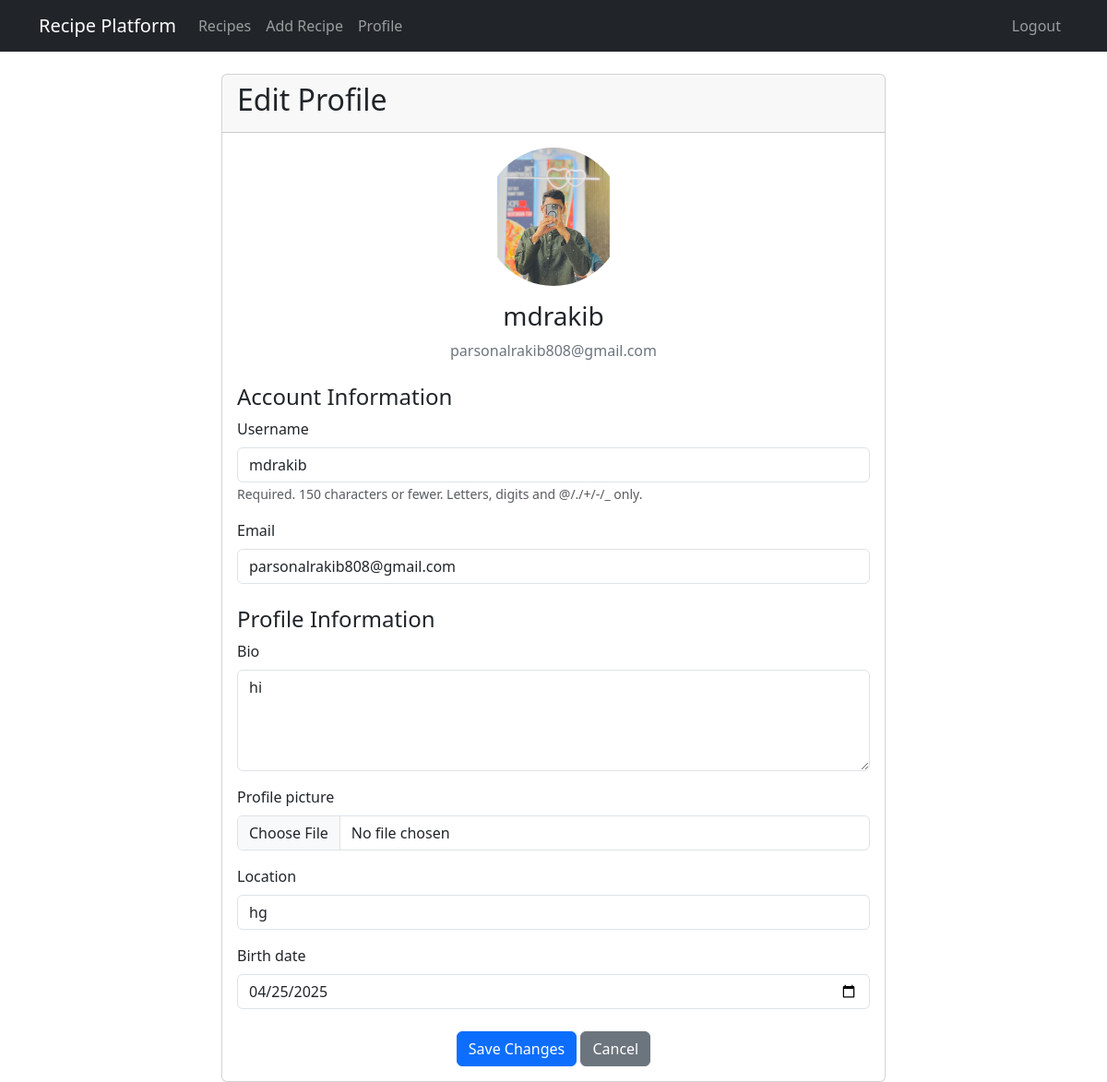
Screenshot of /accounts/profile/edit/ (signed in) with the database file from the repository.
### accounts/models.py (models this page shows, shortened)
class Profile(models.Model):
    user = models.OneToOneField(User, on_delete=models.CASCADE)
    bio = models.TextField(max_length=500, blank=True)
    profile_picture = models.ImageField(upload_to='profile_pics/', blank=True)
    location = models.CharField(max_length=100, blank=True)
    birth_date = models.DateField(null=True, blank=True)
    website = models.URLField(max_length=200, blank=True)
    favorite_recipes = models.ManyToManyField(Recipe, blank=True,
                                              related_name='favorited_by_profiles')  # Changed related_name
    date_joined = models.DateTimeField(auto_now_add=True)

### accounts/views.py (the view)
# urls.py: path('profile/edit/', views.edit_profile, name='edit_profile'),
@login_required
def edit_profile(request):
    if request.method == 'POST':
        u_form = UserUpdateForm(request.POST, instance=request.user)
        p_form = ProfileUpdateForm(request.POST, request.FILES, instance=request.user.profile)
        if u_form.is_valid() and p_form.is_valid():
            u_form.save()
            p_form.save()
            messages.success(request, 'Your profile has been updated!')
            return redirect('profile')
    else:
        u_form = UserUpdateForm(instance=request.user)
        p_form = ProfileUpdateForm(instance=request.user.profile)
    context = {
        'u_form': u_form,
        'p_form': p_form
    }
    return render(request, 'accounts/edit_profile.html', context)

### accounts/forms.py
class UserUpdateForm(forms.ModelForm):
    email = forms.EmailField()
    class Meta:
        model = User
        fields = ['username', 'email']
    def __init__(self, *args, **kwargs):
        super().__init__(*args, **kwargs)
        for field in self.fields.values():
            field.widget.attrs.update({'class': 'form-control'})

class ProfileUpdateForm(forms.ModelForm):
    class Meta:
        model = Profile
        fields = ['bio', 'profile_picture', 'location', 'birth_date']
        widgets = {
            'bio': forms.Textarea(attrs={'class': 'form-control', 'rows': 4}),
            'location': forms.TextInput(attrs={'class': 'form-control'}),
            'birth_date': forms.DateInput(attrs={'class': 'form-control', 'type': 'date'}),
            'profile_picture': forms.FileInput(attrs={'class': 'form-control'})
        }

### accounts/templates/accounts/edit_profile.html (shortened to what this page needs)
{% extends 'recipes/base.html' %}
{% block content %}
<div class="container mt-4">
    <div class="row">
        <div class="col-md-8 offset-md-2">
            <div class="card">
                <div class="card-header">
                    <h2>Edit Profile</h2>
                </div>
                <div class="card-body">
                    <div class="mb-4">
                        <div class="text-center mb-3">
                            {% if user.profile.profile_picture %}
                                <img class="rounded-circle" style="width: 150px; height: 150px; object-fit: cover;"
                                     src="{{ user.profile.profile_picture.url }}" alt="Profile Picture">
                            {% else %}
                                <img class="rounded-circle" style="width: 150px; height: 150px; object-fit: cover;"
                                     src="/media/default.jpg" alt="Default Profile Picture">
                            {% endif %}
                        </div>
                        <h3 class="text-center">{{ user.username }}</h3>
                        <p class="text-center text-secondary">{{ user.email }}</p>
                    </div>
                    <form method="POST" enctype="multipart/form-data">
                        <div class="mb-4">
                            <h4>Account Information</h4>
                            {% for field in u_form %}
                                <div class="mb-3">
                                    <label for="{{ field.id_for_label }}" class="form-label">{{ field.label }}</label>
                                    {{ field }}
                                    {% if field.help_text %}
                                        <small class="form-text text-muted">{{ field.help_text }}</small>
                                    {% endif %}
                                </div>
                            {% endfor %}
                        </div>
                        <div class="mb-4">
                            <h4>Profile Information</h4>
                            {% for field in p_form %}
                                <div class="mb-3">
                                    <label for="{{ field.id_for_label }}" class="form-label">{{ field.label }}</label>
                                    {{ field }}
                                </div>
                            {% endfor %}
                        </div>
                        <div class="text-center">
                            <button class="btn btn-primary" type="submit">Save Changes</button>
                            <a href="{% url 'profile' %}" class="btn btn-secondary">Cancel</a>
                        </div>
                    </form>
                </div>
            </div>
        </div>
    </div>
</div>
{% endblock content %}

### rows the page displays
Profile: p_form "hi" "hg" "04/25/2025"

### other values shown
{{ user.username }} "mdrakib"
{{ user.email }} "parsonalrakib808@gmail.com"
{{ field.label }} "Username" "Email"
{{ field.help_text }} "Required. 150 characters or fewer. Letters, digits and @/./+/-/_ only."
{{ field.label }} "Bio" "Profile picture" "Location" "Birth date"
